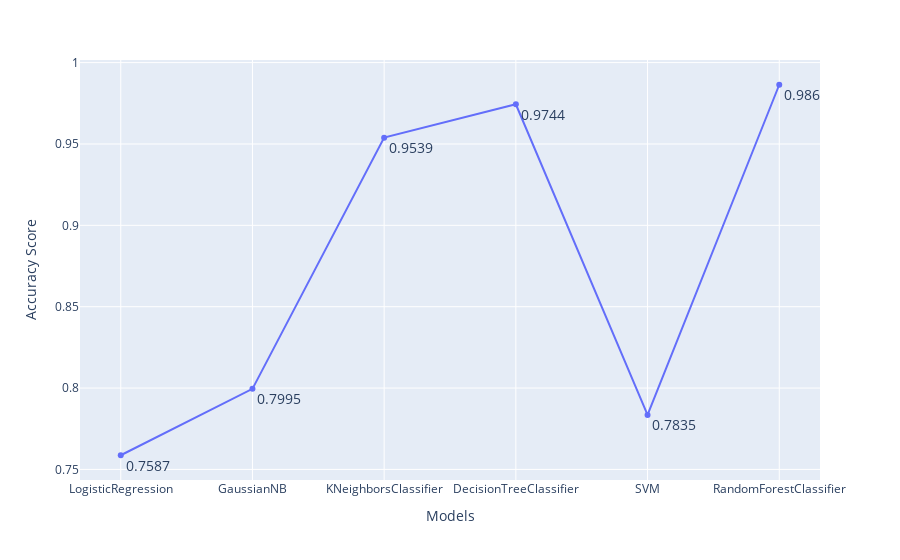

The cell this chart's notebook holds for it:
### Code cell
fig = px.line(
    x=model_names,
    y=model_scores,
    labels={'x':'Models', 'y':'Accuracy Score'},
    text=model_scores,
    # textposition='auto'
)
fig.update_traces(textposition='bottom right', textfont_size=14)

fig.show()

### Figure 1 — Plotly figure (JSON) as saved in the notebook; plotly's stock layout.template omitted (floating-point values rounded to 4 significant figures)
{"data": [{"hovertemplate": "Models=%{x}<br>Accuracy Score=%{y}<br>text=%{text}<extra></extra>", "legendgroup": "", "line": {"color": "#636efa", "dash": "solid"}, "marker": {"symbol": "circle"}, "mode": "markers+lines+text", "name": "", "orientation": "v", "showlegend": false, "text": [0.7587, 0.7995, 0.9539, 0.9744, 0.7835, 0.9864], "textfont": {"size": 14}, "textposition": "bottom right", "type": "scatter", "x": ["LogisticRegression", "GaussianNB", "KNeighborsClassifier", "DecisionTreeClassifier", "SVM", "RandomForestClassifier"], "xaxis": "x", "y": [0.7587, 0.7995, 0.9539, 0.9744, 0.7835, 0.9864], "yaxis": "y"}], "layout": {"legend": {"tracegroupgap": 0}, "margin": {"t": 60}, "xaxis": {"anchor": "y", "domain": [0, 1], "title": {"text": "Models"}}, "yaxis": {"anchor": "x", "domain": [0, 1], "title": {"text": "Accuracy Score"}}}}
